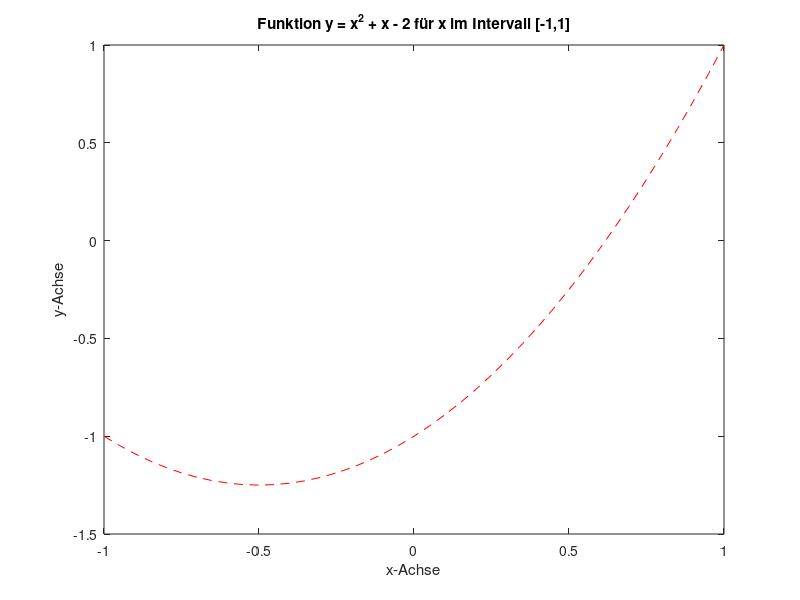
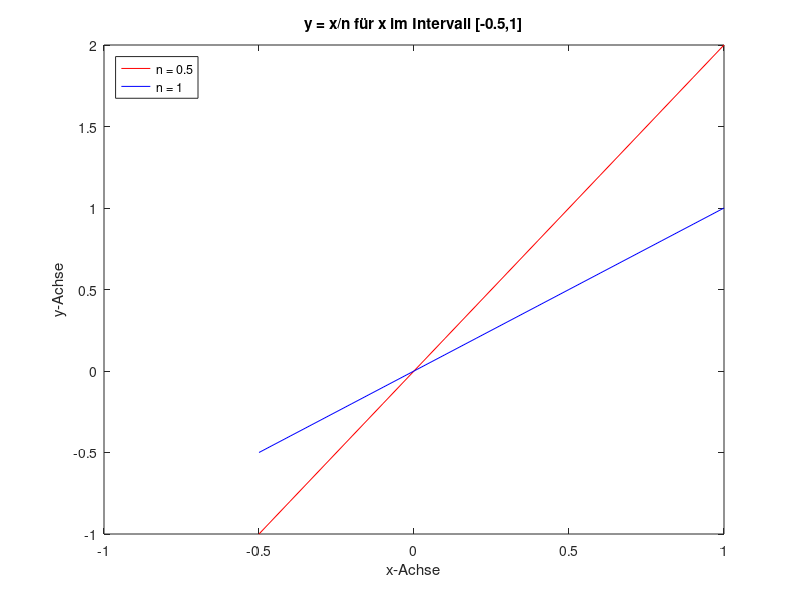

The MATLAB source for these figures, in order:
% Question 2
disp("Aufgabe 2")
disp("===============")
disp("Plots are shown in separate windows.")

% i) plot f:[-1,1]->R, f(x) = x^2 + x - 1.
x=-1:0.05:1;
y=x.^2.+x-1;
figure()
plot(x,y,'r--')
xlabel("x-Achse")
ylabel("y-Achse")
title("Funktion y = x^2 + x - 2 für x im Intervall [-1,1]")

% ii) plot g_n:[-0.5,1] -> R, g_n(x) = x/n
x=-0.5:0.1:1;
y05=x./0.5;
y1=x;
figure()
plot(x,y05,'r')
hold on
plot(x,y1,'b')
hold off
xlabel("x-Achse")
ylabel("y-Achse")
title("y = x/n für x im Intervall [-0.5,1]")
legend ({"n = 0.5", "n = 1"}, "location", "northwest")

disp("")
